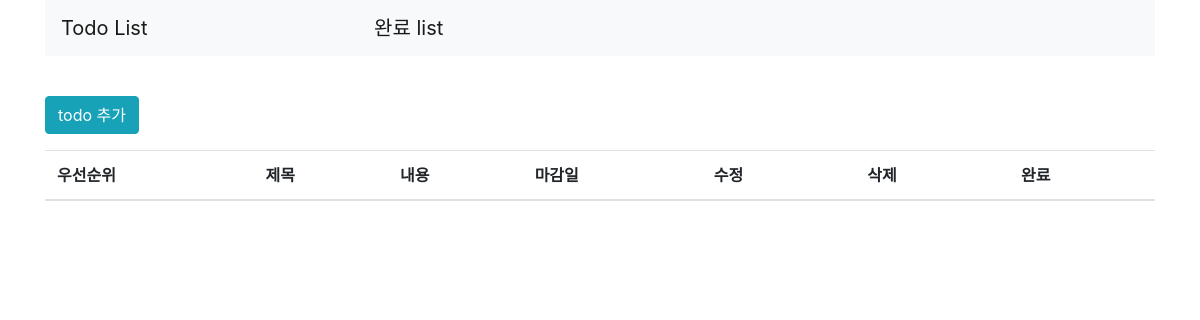
Page /success on the earlier database version.
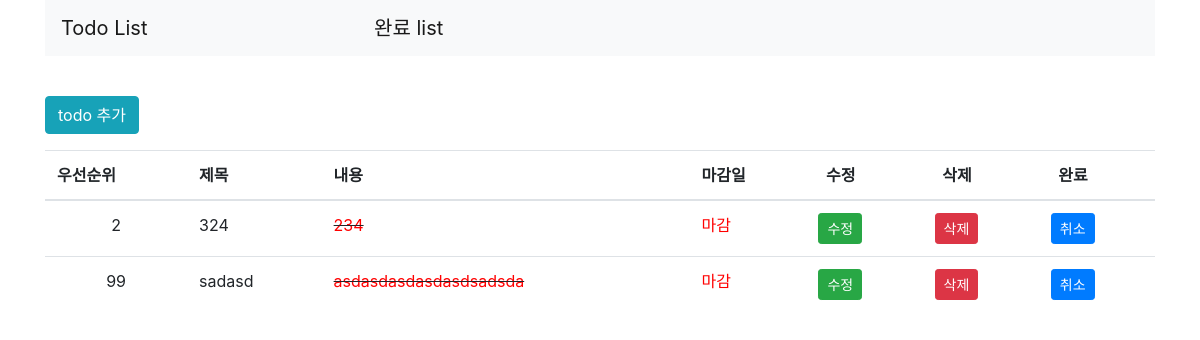
Same page on the later database version.
### todo/models.py (models this page shows, shortened)
class Todo(models.Model):
    title = models.CharField(max_length=200,verbose_name='제목')
    content = models.TextField(verbose_name="내용")
    due_date = models.DateField(verbose_name="마감일",null=True,blank=True)
    priority = models.IntegerField(verbose_name="우선순위",default=1)
    success = models.BooleanField(verbose_name="완료",default=False)

### todo/views.py (the view)
# urls.py: path("success",TodoSuccessListView.as_view(),name="success"),
class TodoSuccessListView(ListView):
    model = Todo
    paginate_by = 10
    template_name_suffix = "_success_list"
    def get_queryset(self):
        return Todo.objects.filter(success = True)

### todo/templates/todo/todo_success_list.html (shortened to what this page needs)
{% extends 'base.html' %}
{% block content %}
<div class="btn-group">
        <a href="{% url 'add' %}" class="btn btn-info">todo 추가</a>
    </div>
    <table class="table">
        <thead>
            <tr>
                <th scope="col">우선순위</th>
                <th scope="col">제목</th>
                <th scope="col">내용</th>
                <th scope="col">마감일</th>
                <th scope="col">&nbsp;&nbsp;수정</th>
                <th scope="col">&nbsp;&nbsp;삭제</th>
                <th scope="col">&nbsp;&nbsp;완료</th>
            </tr>
        </thead>
        <tbody>
            {% for todo in object_list %}
                <tr>
                    {% now "Y-m-d" as todays_date %}
                    <td style="text-align: center">{{todo.priority}}</td>
                    <td>{{todo.title}}</td>
                    {% if todo.success == False %}
                    <td><a href="{% url 'detail' pk=todo.id %}" >{{todo.content|truncatechars:30}}</a></td>
                    {% else %}
                    <td class="striker"><a href="{% url 'detail' pk=todo.id %}" style="color: red;">{{todo.content}}</a></td>
                    {% endif %}
                    {% if todays_date <= todo.due_date|date:"Y-m-d" %}
                    <td>{{todo.due_date}}</td>
                    {% elif todo.due_date == None %}
                    <td>-</td>
                    {% else %}
                    <td style="color:red;">마감</td>
                    {% endif %}
                    <td><a href="{% url 'update' pk=todo.id %}" class="btn btn-success btn-sm">수정</a></td>
                    <td><a href="{% url 'delete' pk=todo.id %}" class="btn btn-danger btn-sm">삭제</a></td>
                    {% if todo.success == False %}
                    <td><a href="{% url 'cross' pk=todo.id %}" class="btn btn-primary btn-sm">완료</a></td>
                    {% else %}
                    <td><a href="{% url 'cross' pk=todo.id %}" class="btn btn-primary btn-sm">취소</a></td>
                    {% endif %}
                </tr>
            {% endfor %}
        </tbody>
    </table>
{% endblock %}

Differences in the rows shown:
now on this page (row edited): Todo: priority "2", title "324", content "234", due_date "마감", success "취소"
now on this page (row edited): Todo: priority "99", title "sadasd", content "asdasdasdasdasdsadsda", due_date "마감", success "취소"
